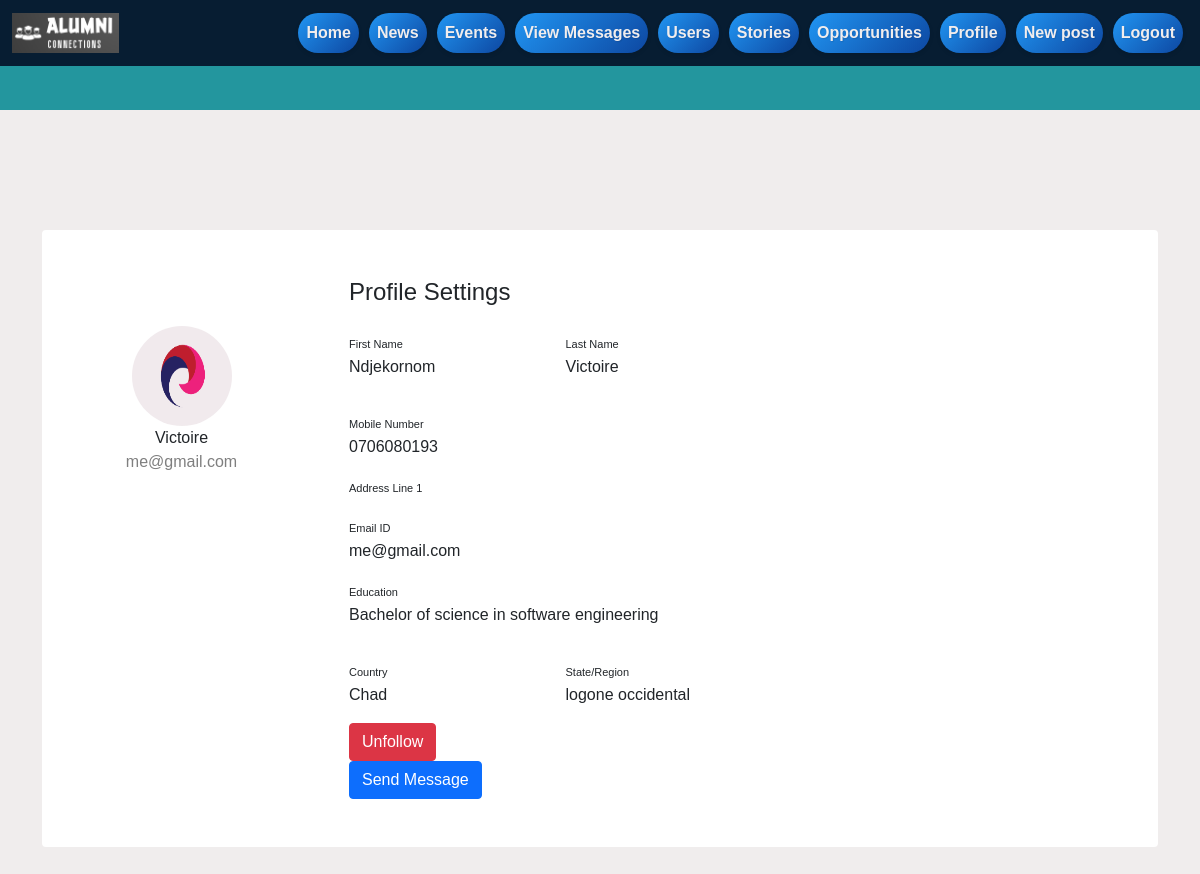
Screenshot of /user/1 (signed in) with the database file from the repository.
### app/models.py (models this page shows, shortened)
class User(db.Model, UserMixin):
    id = db.Column(db.Integer, primary_key=True)
    username = db.Column(db.String(20), unique=True, nullable=False)
    email = db.Column(db.String(120), unique=True, nullable=False)
    role = db.Column(db.String(120), unique=False, nullable=True, default='mentee')
    image_file = db.Column(db.String(20), nullable=False, default='default.jpg')
    first_name = db.Column(db.String(30), nullable=True)
    last_name = db.Column(db.String(30), nullable=True)
    phone = db.Column(db.String(20), nullable=True)
    address = db.Column(db.String(100), nullable=True)
    education = db.Column(db.String(100), nullable=True)
    country = db.Column(db.String(50), nullable=True)
    state = db.Column(db.String(50), nullable=True)
    experience = db.Column(db.String(200), nullable=True)
    additional_details = db.Column(db.String(200), nullable=True)
    password = db.Column(db.String(60), nullable=False)
    posts = db.relationship('Post', backref='author', lazy=True)
    comments = db.relationship('Comment', backref='author', lazy=True)
    likes = db.relationship('Like', backref='user', lazy=True)
    user_posts = db.relationship('Post', foreign_keys='Post.user_id', overlaps="author,posts")
    user_cmnt = db.relationship('Comment', foreign_keys='Comment.user_id', overlaps="author,comments")
    sent_messages = db.relationship('Message', foreign_keys='Message.sender_id', backref='sender', lazy=True)
    conversations_as_user1 = db.relationship('Conversation', foreign_keys='Conversation.user1_id', backref='user1_ref', lazy=True)
    conversations_as_user2 = db.relationship('Conversation', foreign_keys='Conversation.user2_id', backref='user2_ref', lazy=True)
    followers = db.relationship('Follow', backref='followee', foreign_keys='Follow.followee_id', lazy=True)
    following = db.relationship('Follow', backref='follower', foreign_keys='Follow.follower_id', lazy=True)

### app/routes.py (the view, shortened to what this page needs)
@main.route('/user/<int:user_id>', methods=['GET', 'POST'])
@login_required
def view_user_profile(user_id):
    user = User.query.get_or_404(user_id)
    is_current_user = (user_id == current_user.id)
    is_following = Follow.query.filter_by(follower_id=current_user.id, followee_id=user.id).first() is not None
    form = MessageForm()
    return render_template('profile.html', user=user, is_current_user=is_current_user, form=form, is_following = is_following)

### app/__init__.py (called while the page is built)
def create_app():
    app = Flask(__name__)
    app.config['SECRET_KEY'] = '2607/favy'
    app.config['SQLALCHEMY_DATABASE_URI'] = 'sqlite:///site.db'
    app.config['DEBUG'] = True
    csrf = CSRFProtect(app)
    socketio.init_app(app)
    db.init_app(app)
    bcrypt.init_app(app)
    login_manager.init_app(app)
    migrate.init_app(app, db)
    from app.auth import auth as auth_blueprint
    app.register_blueprint(auth_blueprint)
    from app.routes import main as main_blueprint
    app.register_blueprint(main_blueprint)
    from app.routes import messages as messages_blueprint
    app.register_blueprint(messages_blueprint)
    from app.routes import conversations as conversations_blueprint
    app.register_blueprint(conversations_blueprint)
    @app.context_processor
    def inject_user():
        return dict(current_user=current_user)
    return app

### app/models.py (called while the page is built)
@login_manager.user_loader
def load_user(user_id):
    return User.query.get(int(user_id))

### app/templates/profile.html (shortened to what this page needs)
{% extends "base.html" %}
{% block content %}
<div class="container rounded bg-white mt-5 mb-5">
    <div class="row">
        <div class="col-md-3 border-right">
            <div class="d-flex flex-column align-items-center text-center p-3 py-5">
                <img class="rounded-circle mt-5" width="150px" src="{{ url_for('static', filename='profile_pics/' + user.image_file) }}">
                <span class="font-weight-bold">{{ user.username }}</span>
                <span class="text-black-50">{{ user.email }}</span>
            </div>
        </div>
        <div class="col-md-5 border-right">
            <div class="p-3 py-5">
                <div class="d-flex justify-content-between align-items-center mb-3">
                    <h4 class="text-right">Profile Settings</h4>
                </div>
                {% if is_current_user %}
                <form method="POST" enctype="multipart/form-data">
                    {{ form.hidden_tag() }}
                    <div class="row mt-2">
                        <div class="col-md-6">
                            <label class="labels">First Name</label>
                            {{ form.first_name(class="form-control", placeholder="First name") }}
                        </div>
                        <div class="col-md-6">
                            <label class="labels">Last Name</label>
                            {{ form.last_name(class="form-control", placeholder="Last name") }}
                        </div>
                    </div>
                    <div class="row mt-3">
                        <div class="col-md-12">
                            <label class="labels">Mobile Number</label>
                            {{ form.phone(class="form-control", placeholder="Enter phone number") }}
                        </div>
                        <div class="col-md-12">
                            <label class="labels">Address Line 1</label>
                            {{ form.address(class="form-control", placeholder="Enter address line 1") }}
                        </div>
                        <div class="col-md-12">
                            <label class="labels">Email ID</label>
                            {{ form.email(class="form-control", placeholder="Enter email ID") }}
                        </div>
                        <div class="col-md-12">
                            <label class="labels">Education</label>
                            {{ form.education(class="form-control", placeholder="Education") }}
                        </div>
                    </div>
                    <div class="row mt-3">
                        <div class="col-md-6">
                            <label class="labels">Country</label>
                            {{ form.country(class="form-control", placeholder="Country") }}
                        </div>
                        <div class="col-md-6">
                            <label class="labels">State/Region</label>
                            {{ form.state(class="form-control", placeholder="State/Region") }}
                        </div>
                    </div>
                    <div class="mt-3">
                        <label class="labels">Profile Picture</label>
                        {{ form.picture(class="form-control") }}
                    </div>
                    <div class="mt-5 text-center">
                        <button class="btn btn-primary profile-button" type="submit">Save Profile</button>
                    </div>
                </form>
                {% else %}
                <div class="row mt-2">
                    <div class="col-md-6">
                        <label class="labels">First Name</label>
                        <p>{{ user.first_name }}</p>
                    </div>
                    <div class="col-md-6">
                        <label class="labels">Last Name</label>
                        <p>{{ user.last_name }}</p>
                    </div>
                </div>
                <div class="row mt-3">
                    <div class="col-md-12">
                        <label class="labels">Mobile Number</label>
                        <p>{{ user.phone }}</p>
                    </div>
                    <div class="col-md-12">
                        <label class="labels">Address Line 1</label>
                    </div>
                    <div class="col-md-12">
                        <label class="labels">Email ID</label>
                        <p>{{ user.email }}</p>
                    </div>
                    <div class="col-md-12">
                        <label class="labels">Education</label>
                        <p>{{ user.education }}</p>
                    </div>
                </div>
                <div class="row mt-3">
                    <div class="col-md-6">
                        <label class="labels">Country</label>
                        <p>{{ user.country }}</p>
                    </div>
                    <div class="col-md-6">
                        <label class="labels">State/Region</label>
                        <p>{{ user.state }}</p>
                    </div>
                    <div class="col-md-12">
                        {% if current_user.is_authenticated and current_user.id != user.id %}
                        {% if is_following %}
                            <form action="{{ url_for('main.unfollow_user', followee_id=user.id) }}" method="post">
                                <button type="submit" class="btn btn-danger">Unfollow</button>
                            </form>
                        {% else %}
                            <form action="{{ url_for('main.follow_user', followee_id=user.id) }}" method="post">
                                {{ form.hidden_tag() }}
                                <button type="submit" class="btn btn-primary">Follow</button>
                            </form>
                        {% endif %}
                    {% endif %}
                    </div>
                    <div class="col-md-12">
                        <a href="{{ url_for('conversations.start_conversation', user_id=user.id) }}">
                            <button type="submit" class="btn btn-primary">Send Message</button>
                        </a>
                    </div>
                </div>
                {% endif %}
            </div>
        </div>
    </div>
</div>
{% endblock %}

### app/static/css/custom.css (style rules this page uses)
body { font-family: Arial, sans-serif; margin: 0; padding: 0; background: #f0eded; }
.rounded-circle { height: 100px; width: 100px; }
.labels { font-size: 11px }

### rows the page displays
User: image_file (picture), username "Victoire", email "me@gmail.com", first_name "Ndjekornom", last_name "Victoire", phone "0706080193", education "Bachelor of science in software engineering", country "Chad", state "logone occidental"
